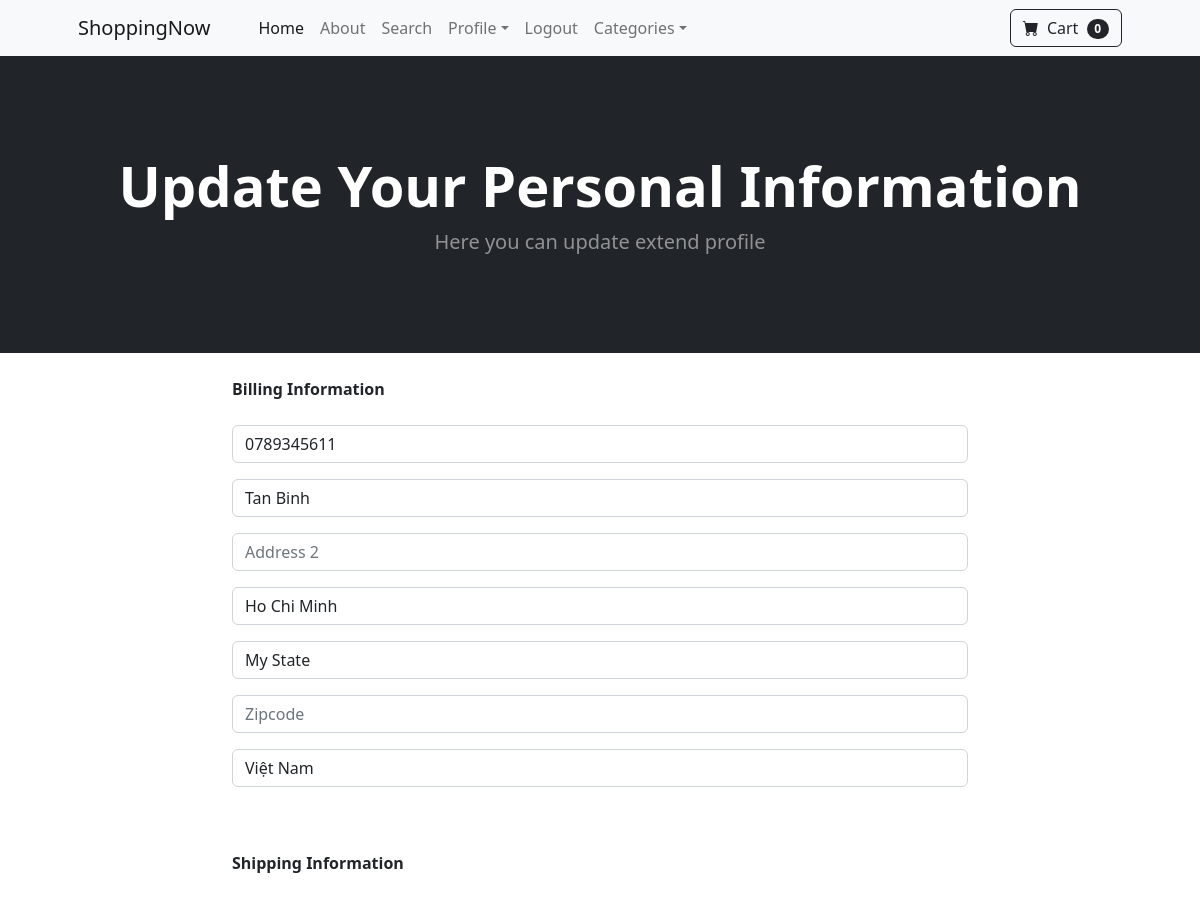
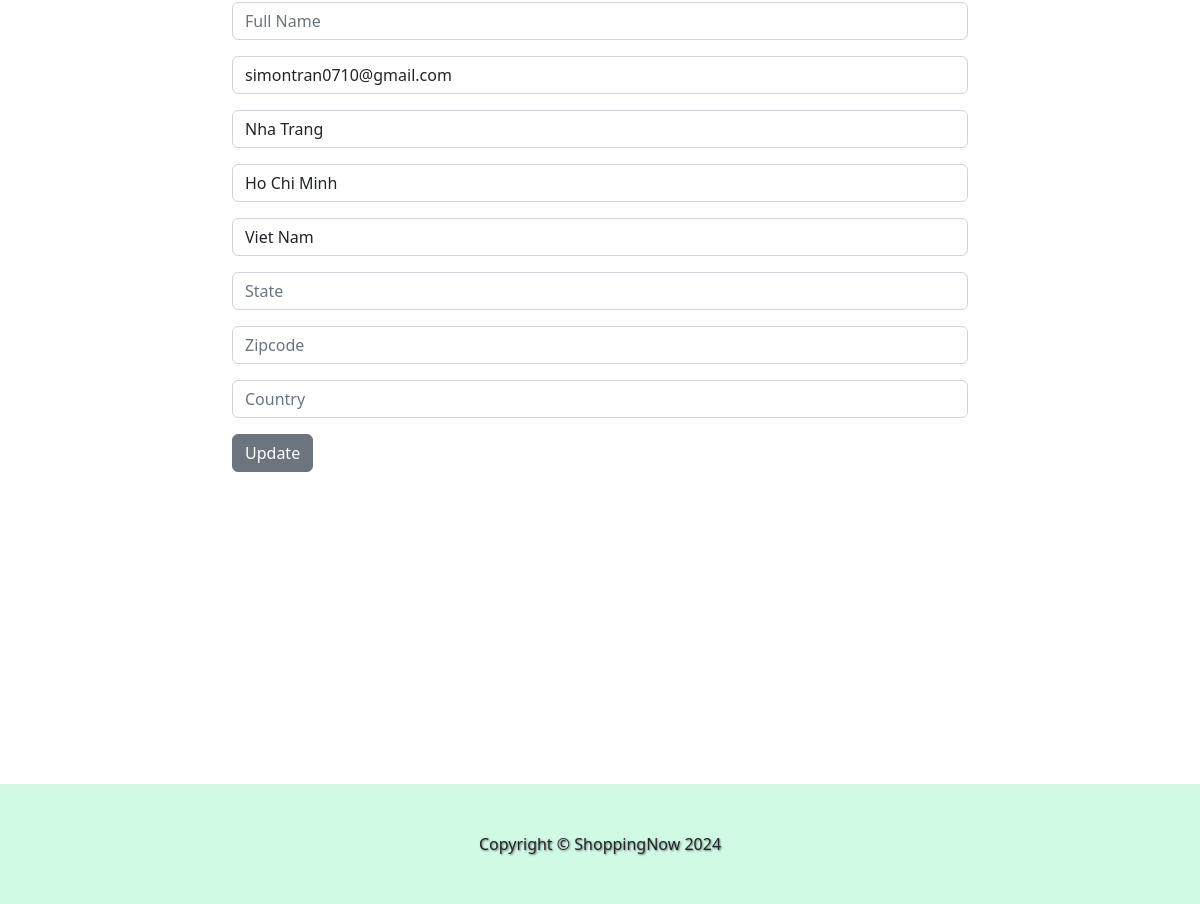
The page /update_info/ (signed in) on the database its author committed (2 pictures, top to bottom).
### store/models.py (models this page shows, shortened)
class Profile(models.Model):
	user = models.OneToOneField(User, on_delete=models.CASCADE)
	date_modified = models.DateTimeField(User, auto_now = True)
	phone = models.CharField(max_length = 20, blank = True)
	address1 = models.CharField(max_length = 200, blank = True)
	address2 = models.CharField(max_length = 200, blank = True)
	city = models.CharField(max_length = 200, blank = True)
	state = models.CharField(max_length = 200, blank = True)
	zipcode = models.CharField(max_length = 200, blank = True)
	country = models.CharField(max_length = 200, blank = True)
	old_cart = models.CharField(max_length = 200, blank = True, null = True)

### payment/models.py (models this page shows, shortened)
class ShippingAddress(models.Model):
	user = models.ForeignKey(User, on_delete=models.CASCADE, null = True, blank = True)
	fshipping_ull_name = models.CharField(max_length = 255)
	shipping_email = models.CharField(max_length = 255)
	shipping_address1 = models.CharField(max_length = 255)
	shipping_address2 = models.CharField(max_length = 255)
	shipping_city = models.CharField(max_length = 255)
	shipping_state = models.CharField(max_length = 255, null = True, blank = True)
	shipping_zipcode = models.CharField(max_length = 255, null = True, blank = True)
	shipping_ountry = models.CharField(max_length = 255)
	class Meta:
		verbose_name_plural = "ShippingAddress"

### store/views.py (the view)
# urls.py: path('update_info/', views.update_info, name = 'update_info'),
def update_info(request):
    if request.user.is_authenticated:
        current_user = Profile.objects.get(user__id=request.user.id)
        shipping_user = ShippingAddress.objects.get(user__id=request.user.id)
        form = UserInfoForm(request.POST or None, instance=current_user)
        shipping_form = ShippingForm(request.POST or None, instance=shipping_user)
        if form.is_valid() or shipping_form.is_valid():
            form.save()
            shipping_form.save()
            messages.success(request, "Your Info Has Been Updated!!")
            return redirect('home')
        return render(request, "update_info.html", {'form':form, 'shipping_form':shipping_form})
    else:
        messages.success(request, "You Must Be Logged In To Access That Page!!")
        return redirect('home')

### store/forms.py
class UserInfoForm(forms.ModelForm):
	phone = forms.CharField(label="", widget=forms.TextInput(attrs={'class':'form-control', 'placeholder':'Phone'}), required=False)
	address1 = forms.CharField(label="", widget=forms.TextInput(attrs={'class':'form-control', 'placeholder':'Address 1'}), required=False)
	address2 = forms.CharField(label="", widget=forms.TextInput(attrs={'class':'form-control', 'placeholder':'Address 2'}), required=False)
	city = forms.CharField(label="", widget=forms.TextInput(attrs={'class':'form-control', 'placeholder':'City'}), required=False)
	state = forms.CharField(label="", widget=forms.TextInput(attrs={'class':'form-control', 'placeholder':'State'}), required=False)
	zipcode = forms.CharField(label="", widget=forms.TextInput(attrs={'class':'form-control', 'placeholder':'Zipcode'}), required=False)
	country = forms.CharField(label="", widget=forms.TextInput(attrs={'class':'form-control', 'placeholder':'Country'}), required=False)
	class Meta:
		model = Profile
		fields = ('phone', 'address1', 'address2', 'city', 'state', 'zipcode', 'country', )

### cart/cart.py (called while the page is built)
    def __len__(self):
        return sum(item for item in self.cart.values())

### cart/context_processors.py (called while the page is built)
def cart(request):
	return {'cart': Cart(request)}

### store/templates/update_info.html (shortened to what this page needs)
{% extends 'base.html' %}
{% block content %}
<header class="bg-dark py-5">
    <div class="container px-4 px-lg-5 my-5">
        <div class="text-center text-white">
            <h1 class="display-4 fw-bolder">Update Your Personal Information</h1>
            <p class="lead fw-normal text-white-50 mb-0">Here you can update extend profile</p>
        </div>
    </div>
</header>
<div class="container">
    <div class="row justify-content-center">
        <div class="col-8">
            <section id="about-us">
                <br />
                <strong>Billing Information</strong>
                <form method="post" action="{% url 'update_info' %}">
                    <br/>
                    {{ form.as_p }}
                    <br/><br/>
                    <strong>Shipping Information</strong>
                    <br/><br/>
                    {{ shipping_form.as_p }}
                    <button type="submit" class="btn btn-secondary">
                        Update
                    </button>
                </form>
                <br />
            </section>
<br/><br/>
<br/><br/>
<br/><br/>
<br/><br/>
<br/><br/>
<br/><br/>
        </div>
    </div>
</div>
{% endblock %}

### rows shown on the page
Profile: phone "0789345611", address1 "Tan Binh", city "Ho Chi Minh", state "My State", country "Việt Nam"
ShippingAddress: shipping_email "simontran0710@gmail.com", shipping_address1 "Nha Trang", shipping_address2 "Ho Chi Minh", shipping_city "Viet Nam"

### other values the page prints
{{ cart|length }} "0"
